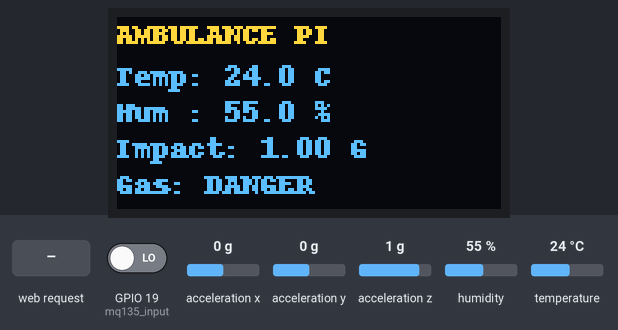
The program below on a simulated Raspberry Pi (BCM pin numbers). Parts: 128×64 one-colour display. The test bench sets the inputs (shaded band); at power-on: GPIO 19 (mq135_input) LOW, acceleration x 0 g, acceleration y 0 g, acceleration z 1 g, humidity 55 %, temperature 24 °C. The OLED is the two-colour kind (top 16 rows yellow); the clock reads 2024-03-15 10:24:30 at power-on unless the program sets it; what the program prints to the terminal is not drawn.

Above: at 1.5 s.
1.6 s: HTTP request for / received
Timing chart, 0 to 4.6 s (numbered marks = the images above; inputs shaded):
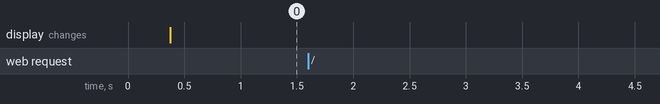

Measured:
- after the input at 1.6 s, every drawn part: stays the same

The program:

accident_detection_pi.py
```python
import math
import socket
import time

from flask import Flask, jsonify, request

DEVICE_ID = "RPI-ACCIDENT-001"
DEVICE_NAME = "Accident Detection Unit Pi"
FIRMWARE_VERSION = "1.0.0-pi"

DHT_PIN = 4
MQ135_DIGITAL_PIN = 19
IMPACT_THRESHOLD = 3.0
GAS_THRESHOLD = 200

app = Flask(__name__)
started_at = time.time()

mpu = None
dht = None
display = None
mq135_input = None
sensor_data = {
    "accel_x": 0.0,
    "accel_y": 0.0,
    "accel_z": 0.0,
    "total_accel": 0.0,
    "mq135_digital": 1,
    "mq135_analog": 0,
    "mq135_ppm": 0.0,
    "temperature": 0.0,
    "humidity": 0.0,
    "timestamp": 0,
}


class SimpleMPU6050:
    def __init__(self, bus_number=1, address=0x68):
        from smbus2 import SMBus

        self.address = address
        self.bus = SMBus(bus_number)
        self.bus.write_byte_data(self.address, 0x6B, 0x00)
        time.sleep(0.1)

    def _read_word_signed(self, register):
        high = self.bus.read_byte_data(self.address, register)
        low = self.bus.read_byte_data(self.address, register + 1)
        value = (high << 8) | low
        if value >= 0x8000:
            value = -((65535 - value) + 1)
        return value

    @property
    def acceleration(self):
        accel_scale = 16384.0
        return (
            self._read_word_signed(0x3B) / accel_scale * 9.80665,
            self._read_word_signed(0x3D) / accel_scale * 9.80665,
            self._read_word_signed(0x3F) / accel_scale * 9.80665,
        )


def get_ip_address():
    try:
        with socket.socket(socket.AF_INET, socket.SOCK_DGRAM) as sock:
            sock.connect(("8.8.8.8", 80))
            return sock.getsockname()[0]
    except OSError:
        return "127.0.0.1"


def initialize_sensors():
    global mpu, dht, display, mq135_input

    try:
        import board
        import busio
        import adafruit_mpu6050
        import adafruit_ssd1306
        import adafruit_dht
        from gpiozero import DigitalInputDevice

        i2c = busio.I2C(board.SCL, board.SDA)

        try:
            mpu = adafruit_mpu6050.MPU6050(i2c)
            try:
                mpu.accelerometer_range = adafruit_mpu6050.Range.RANGE_4_G
            except Exception as exc:
                print(f"MPU6050 range setup skipped: {exc}")
            print("MPU6050: OK")
        except Exception as exc:
            try:
                mpu = SimpleMPU6050()
                _ = mpu.acceleration
                print(f"MPU6050: OK via smbus2 fallback ({exc})")
            except Exception as fallback_exc:
                print(f"MPU6050: FAILED ({exc}; fallback: {fallback_exc})")

        try:
            display = adafruit_ssd1306.SSD1306_I2C(128, 64, i2c)
            display.fill(0)
            display.show()
            print("OLED: OK")
        except Exception as exc:
            print(f"OLED: FAILED ({exc})")

        try:
            dht = adafruit_dht.DHT11(getattr(board, f"D{DHT_PIN}"))
            print("DHT11: OK")
        except Exception as exc:
            print(f"DHT11: FAILED ({exc})")

        try:
            mq135_input = DigitalInputDevice(MQ135_DIGITAL_PIN, pull_up=False)
            print("MQ135 digital: OK")
        except Exception as exc:
            print(f"MQ135 digital: FAILED ({exc})")
    except Exception as exc:
        print(f"Sensor library setup failed: {exc}")


def read_all_sensors():
    if mpu:
        try:
            ax, ay, az = mpu.acceleration
            sensor_data["accel_x"] = ax / 9.80665
            sensor_data["accel_y"] = ay / 9.80665
            sensor_data["accel_z"] = az / 9.80665
            sensor_data["total_accel"] = math.sqrt(
                sensor_data["accel_x"] ** 2
                + sensor_data["accel_y"] ** 2
                + sensor_data["accel_z"] ** 2
            )
        except Exception as exc:
            print(f"MPU read failed: {exc}")

    if dht:
        try:
            temperature = dht.temperature
            humidity = dht.humidity
            if temperature is not None:
                sensor_data["temperature"] = float(temperature)
            if humidity is not None:
                sensor_data["humidity"] = float(humidity)
        except RuntimeError:
            pass
        except Exception as exc:
            print(f"DHT read failed: {exc}")

    if mq135_input:
        try:
            sensor_data["mq135_digital"] = 1 if mq135_input.value else 0
        except Exception as exc:
            print(f"MQ135 read failed: {exc}")

    sensor_data["timestamp"] = int((time.time() - started_at) * 1000)


def draw_display():
    if not display:
        return

    try:
        from PIL import Image, ImageDraw, ImageFont

        image = Image.new("1", (128, 64))
        draw = ImageDraw.Draw(image)
        font = ImageFont.load_default()
        gas_alert = sensor_data["mq135_digital"] == 0
        impact_alert = sensor_data["total_accel"] > IMPACT_THRESHOLD

        draw.text((0, 0), "AMBULANCE PI", font=font, fill=255)
        draw.text((0, 14), f"Temp: {sensor_data['temperature']:.1f} C", font=font, fill=255)
        draw.text((0, 26), f"Hum : {sensor_data['humidity']:.1f} %", font=font, fill=255)
        draw.text((0, 38), f"Impact: {sensor_data['total_accel']:.2f} G", font=font, fill=255)
        draw.text((0, 50), f"Gas: {'DANGER' if gas_alert else 'SAFE'}", font=font, fill=255)
        if impact_alert:
            draw.text((82, 38), "ALERT", font=font, fill=255)

        display.image(image)
        display.show()
    except Exception as exc:
        print(f"OLED draw failed: {exc}")


def response_sensor_payload():
    gas_alert = sensor_data["mq135_digital"] == 0
    return {
        **sensor_data,
        "impact": sensor_data["total_accel"],
        "mq135": sensor_data["mq135_ppm"],
        "lat": 0.0,
        "lng": 0.0,
        "altitude": 0.0,
        "alt": 0.0,
        "speed": 0.0,
        "gps_accuracy": 0.0,
        "orientation": 0.0,
        "pressure": 1013.25,
        "battery_voltage": 5.0,
        "rssi": 0,
        "flame": False,
        "fire": False,
        "gas_alert": gas_alert,
    }


@app.route("/")
def root():
    return """
    <html><body>
    <h1>Smart Ambulance System</h1>
    <p>Raspberry Pi accident detection service is running.</p>
    <ul>
      <li><a href="/info">/info</a></li>
      <li><a href="/status">/status</a></li>
      <li><a href="/sensors">/sensors</a></li>
    </ul>
    </body></html>
    """


@app.route("/info")
def info():
    return jsonify(
        {
            "device_id": DEVICE_ID,
            "name": DEVICE_NAME,
            "firmware": FIRMWARE_VERSION,
            "ip_address": get_ip_address(),
            "mac_address": "",
            "rssi": 0,
            "mode": "pi",
        }
    )


@app.route("/status")
def status():
    return jsonify(
        {
            "device_id": DEVICE_ID,
            "name": DEVICE_NAME,
            "firmware": FIRMWARE_VERSION,
            "uptime": int(time.time() - started_at),
            "wifi_connected": get_ip_address() != "127.0.0.1",
            "rssi": 0,
            "battery": 100,
            "free_heap": 0,
            "sensors_ok": mpu is not None,
            "mode": "pi",
        }
    )


@app.route("/sensors")
@app.route("/data")
def sensors():
    read_all_sensors()
    return jsonify(response_sensor_payload())


@app.route("/config", methods=["GET", "POST"])
def config():
    if request.method == "POST":
        return jsonify({"status": "ok"})
    return jsonify(
        {
            "sampling_rate": 10,
            "sensitivity": 1.0,
            "impact_threshold": IMPACT_THRESHOLD,
            "gas_threshold": GAS_THRESHOLD,
        }
    )


@app.route("/calibrate", methods=["POST"])
def calibrate():
    return jsonify({"status": "digital-only", "message": "Use ADS1115 for MQ135 analog PPM."})


def main():
    initialize_sensors()
    last_display = 0
    print(f"Open this on the Pi: http://127.0.0.1:5000")
    print(f"Open this from phone/laptop on same WiFi: http://{get_ip_address()}:5000")

    # Flask handles web requests; sensor reads happen when /sensors is called.
    # The display gets one initial draw so you can confirm the service started.
    read_all_sensors()
    if time.time() - last_display >= 0:
        draw_display()

    app.run(host="0.0.0.0", port=5000)


if __name__ == "__main__":
    main()
```
